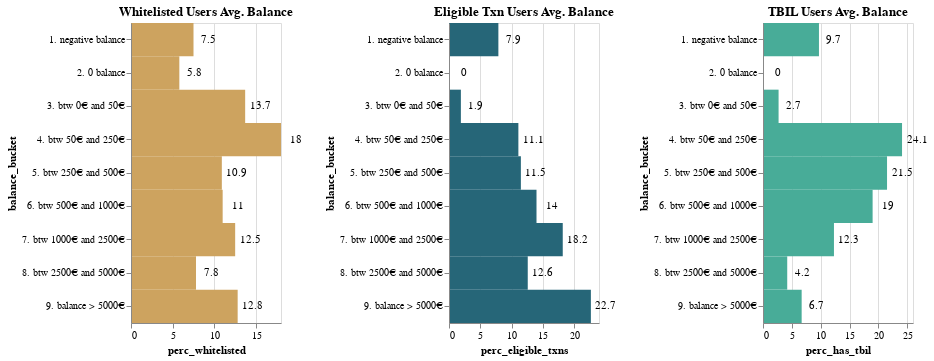

The notebook cell saved with this chart:
### Code cell
whitelisted = af.bar_single_label(
    df_balance_buckets,
    af.wheat,
    "perc_whitelisted:Q",
    "balance_bucket:N",
    150,
    300,
    "y",
).properties(title="Whitelisted Users Avg. Balance")
eligible_txn = af.bar_single_label(
    df_balance_buckets,
    af.petrol,
    "perc_eligible_txns:Q",
    "balance_bucket:N",
    150,
    300,
    "y",
).properties(title="Eligible Txn Users Avg. Balance")
has_tbil = af.bar_single_label(
    df_balance_buckets, af.teal, "perc_has_tbil:Q", "balance_bucket:N", 150, 300, "y"
).properties(title="TBIL Users Avg. Balance")

whitelisted | eligible_txn | has_tbil

### Figure 1 — Vega-Lite specification as saved in the notebook (floating-point values rounded to 4 significant figures)
{"config": {"view": {"continuousWidth": 400, "continuousHeight": 300}}, "hconcat": [{"layer": [{"mark": {"type": "rect", "color": "#CDA35F"}, "encoding": {"x": {"type": "quantitative", "field": "perc_whitelisted"}, "y": {"type": "nominal", "field": "balance_bucket", "sort": "y"}}, "height": 300, "width": 150}, {"mark": {"type": "text", "align": "center", "baseline": "middle", "dx": 15}, "encoding": {"text": {"type": "quantitative", "field": "perc_whitelisted"}, "x": {"type": "quantitative", "field": "perc_whitelisted"}, "y": {"type": "nominal", "field": "balance_bucket", "sort": "y"}}, "height": 300, "width": 150}], "title": "Whitelisted Users Avg. Balance"}, {"layer": [{"mark": {"type": "rect", "color": "#266678"}, "encoding": {"x": {"type": "quantitative", "field": "perc_eligible_txns"}, "y": {"type": "nominal", "field": "balance_bucket", "sort": "y"}}, "height": 300, "width": 150}, {"mark": {"type": "text", "align": "center", "baseline": "middle", "dx": 15}, "encoding": {"text": {"type": "quantitative", "field": "perc_eligible_txns"}, "x": {"type": "quantitative", "field": "perc_eligible_txns"}, "y": {"type": "nominal", "field": "balance_bucket", "sort": "y"}}, "height": 300, "width": 150}], "title": "Eligible Txn Users Avg. Balance"}, {"layer": [{"mark": {"type": "rect", "color": "#48AC98"}, "encoding": {"x": {"type": "quantitative", "field": "perc_has_tbil"}, "y": {"type": "nominal", "field": "balance_bucket", "sort": "y"}}, "height": 300, "width": 150}, {"mark": {"type": "text", "align": "center", "baseline": "middle", "dx": 15}, "encoding": {"text": {"type": "quantitative", "field": "perc_has_tbil"}, "x": {"type": "quantitative", "field": "perc_has_tbil"}, "y": {"type": "nominal", "field": "balance_bucket", "sort": "y"}}, "height": 300, "width": 150}], "title": "TBIL Users Avg. Balance"}], "data": {"name": "data-dd9fc2ff950b610cfa00b0e1f6d044b7"}, "$schema": "https://vega.github.io/schema/vega-lite/v4.8.1.json", "datasets": {"data-dd9fc2ff950b610cfa00b0e1f6d044b7": [{"balance_bucket": "1. negative balance", "all_kycc_whitelisted": 3071, "has_eligible_txn": 831, "has_tbil": 58, "perc_whitelisted": 7.5, "perc_eligible_txns": 7.9, "perc_has_tbil": 9.7}, {"balance_bucket": "2. 0 balance", "all_kycc_whitelisted": 2377, "has_eligible_txn": 0, "has_tbil": 0, "perc_whitelisted": 5.8, "perc_eligible_txns": 0.0, "perc_has_tbil": 0.0}, {"balance_bucket": "3. btw 0€ and 50€", "all_kycc_whitelisted": 5581, "has_eligible_txn": 201, "has_tbil": 16, "perc_whitelisted": 13.7, "perc_eligible_txns": 1.9, "perc_has_tbil": 2.7}, {"balance_bucket": "4. btw 50€ and 250€", "all_kycc_whitelisted": 7356, "has_eligible_txn": 1175, "has_tbil": 145, "perc_whitelisted": 18.0, "perc_eligible_txns": 11.1, "perc_has_tbil": 24.1}, {"balance_bucket": "5. btw 250€ and 500€", "all_kycc_whitelisted": 4428, "has_eligible_txn": 1220, "has_tbil": 129, "perc_whitelisted": 10.9, "perc_eligible_txns": 11.5, "perc_has_tbil": 21.5}, {"balance_bucket": "6. btw 500€ and 1000€", "all_kycc_whitelisted": 4500, "has_eligible_txn": 1482, "has_tbil": 114, "perc_whitelisted": 11.0, "perc_eligible_txns": 14.0, "perc_has_tbil": 19.0}, {"balance_bucket": "7. btw 1000€ and 2500€", "all_kycc_whitelisted": 5092, "has_eligible_txn": 1926, "has_tbil": 74, "perc_whitelisted": 12.5, "perc_eligible_txns": 18.2, "perc_has_tbil": 12.3}, {"balance_bucket": "8. btw 2500€ and 5000€", "all_kycc_whitelisted": 3163, "has_eligible_txn": 1329, "has_tbil": 25, "perc_whitelisted": 7.8, "perc_eligible_txns": 12.6, "perc_has_tbil": 4.2}, {"balance_bucket": "9. balance > 5000€", "all_kycc_whitelisted": 5233, "has_eligible_txn": 2403, "has_tbil": 40, "perc_whitelisted": 12.8, "perc_eligible_txns": 22.7, "perc_has_tbil": 6.7}]}}
